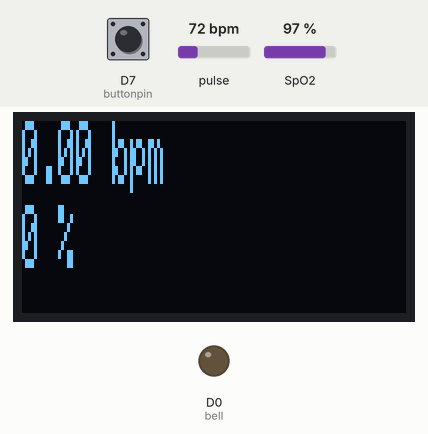
This sketch was run on a simulated ESP8266 (NodeMCU). Parts: 128×64 one-colour display, output pins drawn as LEDs (lit = HIGH). Inputs (shaded band) come from the test bench; at power-on: D7 (buttonpin) LOW, pulse 72 bpm, SpO2 97 %. WiFi joins after 1.5 s; servers stay silent unless stated; the display library's start-up logo is not drawn; network time is answered at once with the bench clock; the local clock reads 2024-03-15 10:24:30 at power-on unless the sketch sets it; no MQTT or app messages arrive unless stated; the modem accepts every AT command (registered, SIM ready, sends succeed) and sends nothing else; what the sketch prints to the serial monitor is not drawn.

Above: at 5.3 s.
5.4 s: D7 (buttonpin) pulled HIGH for 0.15 s
At 6.5 s:
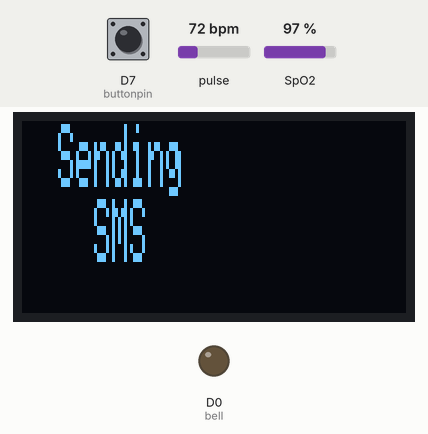
9.4 s: pulse set to 98 bpm
At 12.1 s:
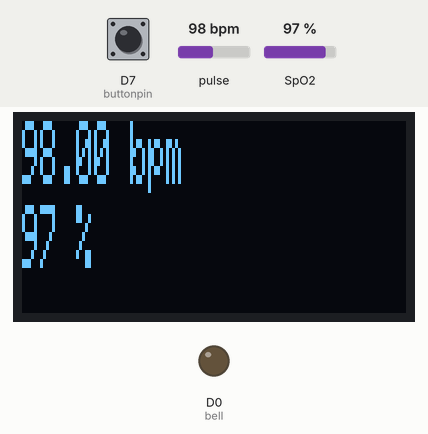
12.9 s: pulse set to 101 bpm
At 14.2 s:
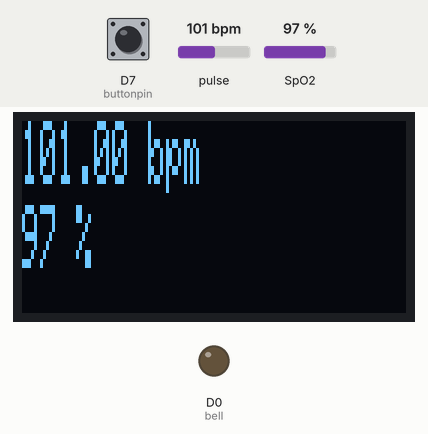
14.7 s: SpO2 set to 94 %
At 16.1 s:
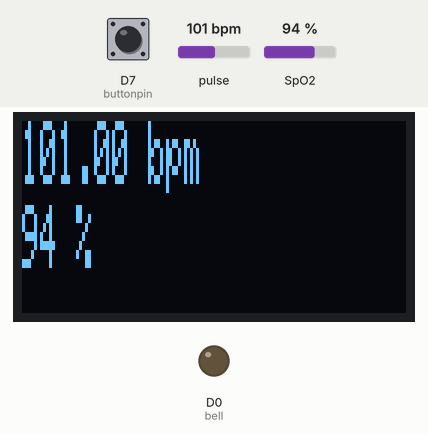
Timing chart, 0 to 17.7 s (numbered marks = the images above; inputs shaded):
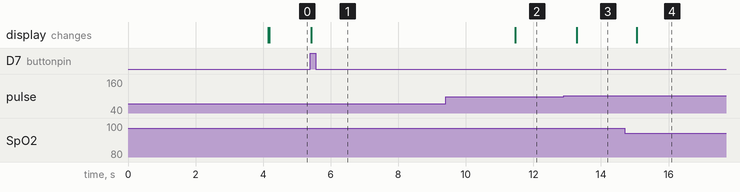

Measured:
- after the input at 5.4 s, the display: changes at once (image 1)
- after the input at 9.4 s, the display: changes after 2.1 s (image 2)
- after the input at 12.9 s, the display: changes after 0.38 s (image 3)
- after the input at 14.7 s, the display: changes after 0.36 s (image 4)

The sketch:

Smart_Watch_main_6.1.ino
```cpp
#include <Wire.h>
#include "MAX30100_PulseOximeter.h"           //Sensor
#include <PubSubClient.h>                     //MQTT
#include <ESP8266WiFi.h>                      //WiFi
#include <WiFiUdp.h>                          //Clock
#include <NTPClient.h>
#include <Adafruit_GFX.h>                     //Oled
#include <Adafruit_SSD1306.h>
#include "SoftwareSerial.h"                   //SIM
#include <ESP8266HTTPClient.h>                //Location
#include  <ArduinoJson.h>
#include "ESP8266WiFi.h"

//For WiFi and MQTT
const char* ssid = "Đẹp thì vô";
const char* pass = "daucatmoi";
const char* mqtt = "mqtt.ngoinhaiot.com";

//For Location
const char* Host = "www.unwiredlabs.com";
String endpoint = "/v2/process.php";
String token = "ad221ce71f1f02";
String jsonString = "{\n";
double latitude = 0.0;
double longitude = 0.0;

#define OLED_RESET 0  // GPIO0
Adafruit_SSD1306 display(OLED_RESET);

PulseOximeter pox;

WiFiClient espClient;
PubSubClient client(espClient);
WiFiUDP udp;
NTPClient ntp(udp, "0.vn.pool.ntp.org", 7*3600);
SoftwareSerial sim800l(D6,D5);

#define NUMFLAKES 10
#define XPOS 0
#define YPOS 1
#define DELTAY 2

#define bell D0
#define buttonpin D7

String SDT="84906887794";

unsigned long timer0 = 0;
unsigned long timer1 = 0;
unsigned long timer2 = 0;
unsigned long timer3 = 0;

char a1[350] = "Canh bao. Nhip tim (nhip/phut) hoac nong do bao hoa Oxi (%) trong mau cua ban dang nam ngoai muc binh thuong. Dieu do co the la bieu hien cua viec ban da lam co nhung hoat dong lam thay doi nhip tim/nong do oxi cua ban hoac cung co the la dau hieu cua cac benh ly ma ban chua biet. Hay den trung tam y te va xin y kien cua chuyen gia tu van.";
char a2[140] = "Khan cap. Nguoi dung dang can su giup do cua nguoi than va bac si. Toa do (Sao chep toa do va nhap vao google map) 10.762669, 106.680170";
char a3[150];

char msgHR[10];
char msgSPO2[10];

float hr = 0;
int spo2 = 0;
int spo2min = 95;
int spo2max = 100;

int counter = 0;
int counter1 = 0;

int buttonstatus = 0;
int lastbuttonstatus = 0;


void setWiFi(){
  delay(10);
  WiFi.mode(WIFI_STA);
  WiFi.disconnect();
  Serial.println();
  Serial.println("WiFi Connecting");
  WiFi.begin(ssid, pass);
  while(WiFi.status() != WL_CONNECTED){
    delay(500);
    Serial.print(".");
  }
  Serial.println();
  Serial.println("WiFi Connected");
  Serial.print("IP address: ");
  Serial.println(WiFi.localIP());

}


void setMQTT(){
  client.setServer(mqtt, 1111);
  client.setCallback(callback);

  while(!client.connected()){
    delay(500);
    Serial.println("MQTT connecting");
    if(client.connect("ESP8266client", "minh2002sn", "minh2002sn")){
      Serial.println("Connected");
    }
    else{
      Serial.print("failed with state: ");
      Serial.println(client.state());
      delay(2000);
    }

  }
  client.publish("minh2002sn/BHYT/test", "Connected");
  client.publish("minh2002sn/BHYT/user", "Elders");
  client.subscribe("minh2002sn/BHYT/mode");
}


void setMAX30100(){
  Serial.print("Initializing pulse oximeter..");

  if (!pox.begin()) {
      Serial.println("FAILED");
      for(;;);
  } else {
      Serial.println("SUCCESS");
  }

  pox.setIRLedCurrent(MAX30100_LED_CURR_7_6MA);
  pox.setOnBeatDetectedCallback(onBeatDetected);
}


void setOLED(){
  display.begin(SSD1306_SWITCHCAPVCC, 0x3C);
  display.display();
  delay(2000);
  display.clearDisplay();
  display.setTextColor(WHITE);

}


void callback(char* topic, byte* payload, long int length){
  Serial.print("Message arrive: [ ");
  Serial.print(topic);
  Serial.print(" ]: ");
  for(int i=0; i<length; i++){
    Serial.print((char)payload[i]);
    if((char) payload[i] == '1'){
      spo2min = 95;
      spo2max = 100;
      client.publish("minh2002sn/BHYT/user", "Elders");
    } else{
      spo2min = 87;
      spo2max = 93;
      client.publish("minh2002sn/BHYT/user", "COPD");
    }
  }
  Serial.println();
  Serial.println(spo2min);
  Serial.println(spo2max);
}


void at(String _atcm,unsigned long _dl){
  sim800l.print(_atcm+"\r\n");
  delay(_dl);
}


void setup(){
  Serial.begin(115200);
  sim800l.begin(115200);

  pinMode(bell, OUTPUT);
  pinMode(buttonpin, INPUT);
  digitalWrite(bell, 0);

  setOLED();
  setWiFi();
  setMQTT();
  setMAX30100();

  showtime();
}


void loop(){
  client.loop();
  pox.update();
  ntp.update();
  DynamicJsonBuffer jsonBuffer;
  unsigned long delta = millis() - timer1;
  allarm();
  readbutton();


  if((millis() - timer0) >= 1000){
    if(hr > 45 and (hr <= 60 or hr >= 100)){
      counter++;
      Serial.println("a");
    }
    if(spo2 > 50 and spo2 < 100 and (spo2 <= spo2min or spo2 >= spo2max)){
      counter++;
      Serial.println("b");
    }
    if(counter == 20){
      sendsms();
      Serial.println("WARNING");
      at("AT",1000);
      at("AT+CMGF=1",1000);
      at("AT+CSCS=\"GSM\"",1000);
      at("AT+CMGS=\"" + SDT+"\"",2000);
      at(a1,1000);
      sim800l.write(26);     // ctlrZ
    }
    if(delta >= 5000){
      if(delta < 10000){
        Serial.println("No finger");
        client.publish("minh2002sn/BHYT/State", "No finger");
        nofinger();
        counter = 0;
        hr = 0;
        spo2 = 0;
      } else{
        Serial.println("Date+Time");
        client.publish("minh2002sn/BHYT/State", "No finger");
        showtime();
        counter1 = 0;
      }
    }
  timer0 = millis();
  }

  if(counter1 == 0){
    if((millis() - timer3) >= 10000){
      location();
      timer3 = millis();
      //Serial.println("sent");
    }
  }
}


// Callback (registered below) fired when a pulse is detected
void onBeatDetected(){
  //Serial.println("Beat!");
  counter1 = 1;
  hr = pox.getHeartRate();
  spo2 = pox.getSpO2();

  //MQTT
  client.publish("minh2002sn/BHYT/State", "Active");
  sprintf(msgHR, "%0.2f", hr);
  sprintf(msgSPO2, "%d", spo2);
  client.publish("minh2002sn/BHYT/HeartRate", msgHR);
  client.publish("minh2002sn/BHYT/SPO2", msgSPO2);

  //OLED
  display.clearDisplay();
  display.setTextSize(1,3);

  display.setCursor(0,0);
  display.print(hr);
  display.print(" bpm");

  display.setCursor(0,28);
  display.print(spo2);
  display.print(" %");

  display.display();

  timer1 = millis();

}


void location(){
  char bssid[6];
  DynamicJsonBuffer jsonBuffer;

  // WiFi.scanNetworks will return the number of networks found
  int n = WiFi.scanNetworks();
  //Serial.println("scan done");

  //if (n == 0 ) {
      //Serial.println("No networks available");
  //} else {
      //Serial.print(n);
      //Serial.println(" networks found");
  //}

  // now build the jsonString...
  jsonString = "{\n";
  jsonString += "\"token\" : \"";
  jsonString += token;
  jsonString += "\",\n";
  jsonString += "\"id\" : \"saikirandevice01\",\n";
  jsonString += "\"wifi\": [\n";
  for (int j = 0; j < n; ++j) {
    jsonString += "{\n";
    jsonString += "\"bssid\" : \"";
    jsonString += (WiFi.BSSIDstr(j));
    jsonString += "\",\n";
    jsonString += "\"signal\": ";
    jsonString += WiFi.RSSI(j);
    jsonString += "\n";
    if (j < n - 1) {
        jsonString += "},\n";
    } else {
        jsonString += "}\n";
    }
  }
  jsonString += ("]\n");
  jsonString += ("}\n");
  //Serial.println(jsonString);

  WiFiClientSecure client1;
  client1.setInsecure();

  //Connect to the client and make the api call
  //Serial.println("Requesting URL: https://" + (String)Host + endpoint);
  if (client1.connect(Host, 443)) {
    //Serial.println("Connected");
    client1.println("POST " + endpoint + " HTTP/1.1");
    client1.println("Host: " + (String)Host);
    client1.println("Connection: close");
    client1.println("Content-Type: application/json");
    client1.println("User-Agent: Arduino/1.0");
    client1.print("Content-Length: ");
    client1.println(jsonString.length());
    client1.println();
    client1.print(jsonString);
    delay(500);
  }

  //Read and parse all the lines of the reply from server
  while (client1.available()) {
    String line = client1.readStringUntil('\r');
    JsonObject& root = jsonBuffer.parseObject(line);
    if (root.success()) {
      latitude    = root["lat"];
      longitude   = root["lon"];
      //accuracy    = root["accuracy"];

      //Serial.println();
      //Serial.print("Latitude = ");
      //Serial.println(latitude, 6);
      //Serial.print("Longitude = ");
      //Serial.println(longitude, 6);
      //Serial.print("Accuracy = ");
      //Serial.println(accuracy);

      char x[15];
      char y[15];

      sprintf(x, "%0.6f", latitude);
      sprintf(y, "%0.6f", longitude);

      client.publish("minh2002sn/BHYT/Latitude", x);
      client.publish("minh2002sn/BHYT/Longitude", y);

      strcpy(a3, a2);
      strcat(a3, x);
      strcat(a3, ", ");
      strcat(a3, y);
    }
  }

  //Serial.println("closing connection");
  //Serial.println();
  client1.stop();
}


void readbutton(){
  buttonstatus = digitalRead(buttonpin);
  if (buttonstatus != lastbuttonstatus){
    if (buttonstatus == HIGH){
      sendsms();
      Serial.println("Send message");
      at("AT",1000);
      at("AT+CMGF=1",1000);
      at("AT+CSCS=\"GSM\"",1000);
      at("AT+CMGS=\"" + SDT+"\"",2000);
      at(a3,1000);
      sim800l.write(26);     // ctlrZ
    }
  }
  lastbuttonstatus = buttonstatus;
}


void nofinger(){
  //No finger
  display.clearDisplay();
  display.setCursor(27,1);
  display.setTextSize(1,3);
  display.println("No");
  display.setCursor(15,26);
  display.println("finger");
  display.display();
}


void showtime(){
  unsigned long epochTime = ntp.getEpochTime();

  display.clearDisplay();
  //Get time
  //Serial.print(ntp.getHours());
  //Serial.print("h ");
  //Serial.print(ntp.getMinutes());
  //Serial.println("m");
  display.setTextSize(2,3);
  display.setCursor(4,0);
  display.print(ntp.getHours());
  display.print(":");
  display.print(ntp.getMinutes());

  //Get a time structure
  struct tm *ptm = gmtime ((time_t *)&epochTime);
  int monthDay = ptm->tm_mday;
  int currentMonth = ptm->tm_mon+1;
  int currentYear = ptm->tm_year+1900;
  //Serial.print(monthDay);
  //Serial.print(", ");
  //Serial.print(currentMonth);
  //Serial.print(", ");
  //Serial.println(currentYear);
  display.setCursor(4,28);
  display.setTextSize(1,3);
  display.print(monthDay);
  display.print("/");
  display.print(currentMonth);
  display.print("/");
  display.print(currentYear);

  display.display();
}


void sendsms(){
  display.clearDisplay();
  display.setCursor(12,1);
  display.setTextSize(1,3);
  display.println("Sending");
  display.setCursor(24,26);
  display.println("SMS");
  display.display();
}


void allarm(){
  //Get time
  int h = ntp.getHours();
  int m = ntp.getMinutes();
  int s = ntp.getSeconds();

  //allarm
  if((h == 9 or h == 18) and m == 24){
    if(s <= 10){
      if(millis() - timer2 >= 500){
        digitalWrite(bell, !digitalRead(bell));
        timer2 = millis();
      }
    } else{
      timer2 = 0;
      digitalWrite(bell, 0);
    }
  }
}
```
